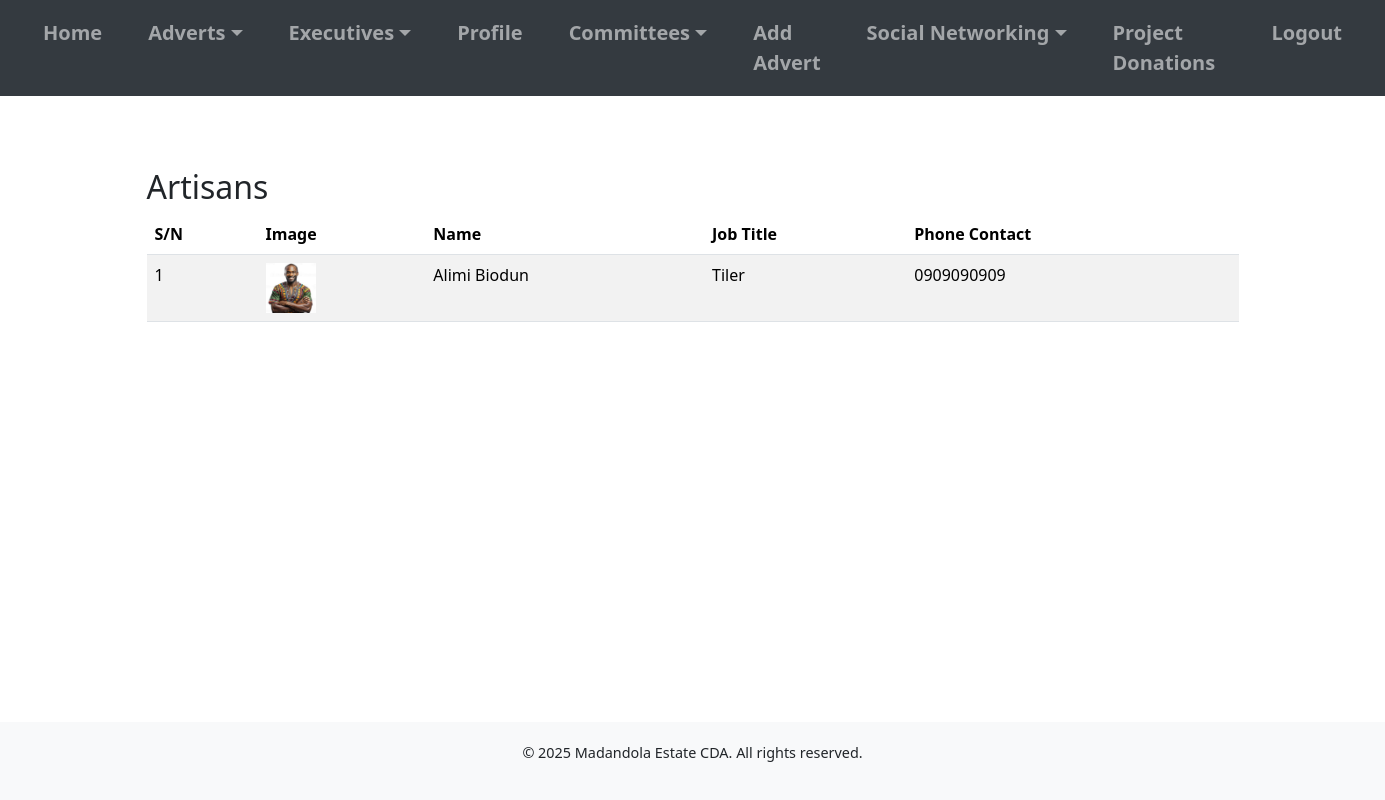
Screenshot of /artisans/ (signed in) with the database file from the repository.
### cda_app/models.py (models this page shows, shortened)
class Artisan(models.Model):
    image = models.ImageField(upload_to='artisans/', blank=True, null=True)
    name = models.CharField(max_length=100)
    job_title = models.CharField(max_length=100)
    phone_number = models.CharField(max_length=20, blank=True, null=True)

### cda_app/views.py (the view)
# urls.py: path('artisans/', views.artisans_list, name='artisans_list'),
@login_required
def artisans_list(request):
    artisans = Artisan.objects.all()
    return render(request, 'artisans_list.html', {'artisans': artisans})

### cda_app/context_processors.py (called while the page is built)
def committees(request):
    return {'committees': Committee.objects.all()}

### templates/artisans_list.html
{% extends 'base.html' %}
{% block content %}
<div class="container mt-5">
    <h2>Artisans</h2>
    <table class="table table-striped">
        <thead>
            <tr>
                <th>S/N</th>
                <th>Image</th>
                <th>Name</th>
                <th>Job Title</th>
                <th>Phone Contact</th>
            </tr>
        </thead>
        <tbody>
            {% for artisan in artisans %}
            <tr>
                <td>{{ forloop.counter }}</td>
                <td>
                    {% if artisan.image %}
                        <img src="{{ artisan.image.url }}" alt="{{ artisan.name }}" style="width: 50px; height: 50px; object-fit: cover;">
                    {% else %}
                        No Image
                    {% endif %}
                </td>
                <td>{{ artisan.name }}</td>
                <td>{{ artisan.job_title }}</td>
                <td>{{ artisan.phone_number }}</td>
            </tr>
            {% empty %}
            <tr>
                <td colspan="5">No artisans found.</td>
            </tr>
            {% endfor %}
        </tbody>
    </table>
</div>
{% endblock %}

### templates/base.html (style rules this page uses)
body { display: flex; flex-direction: column; min-height: 100vh; font-size: 1rem; }

### rows the page displays
Artisan: image (picture), name "Alimi Biodun", job_title "Tiler", phone_number "0909090909"
